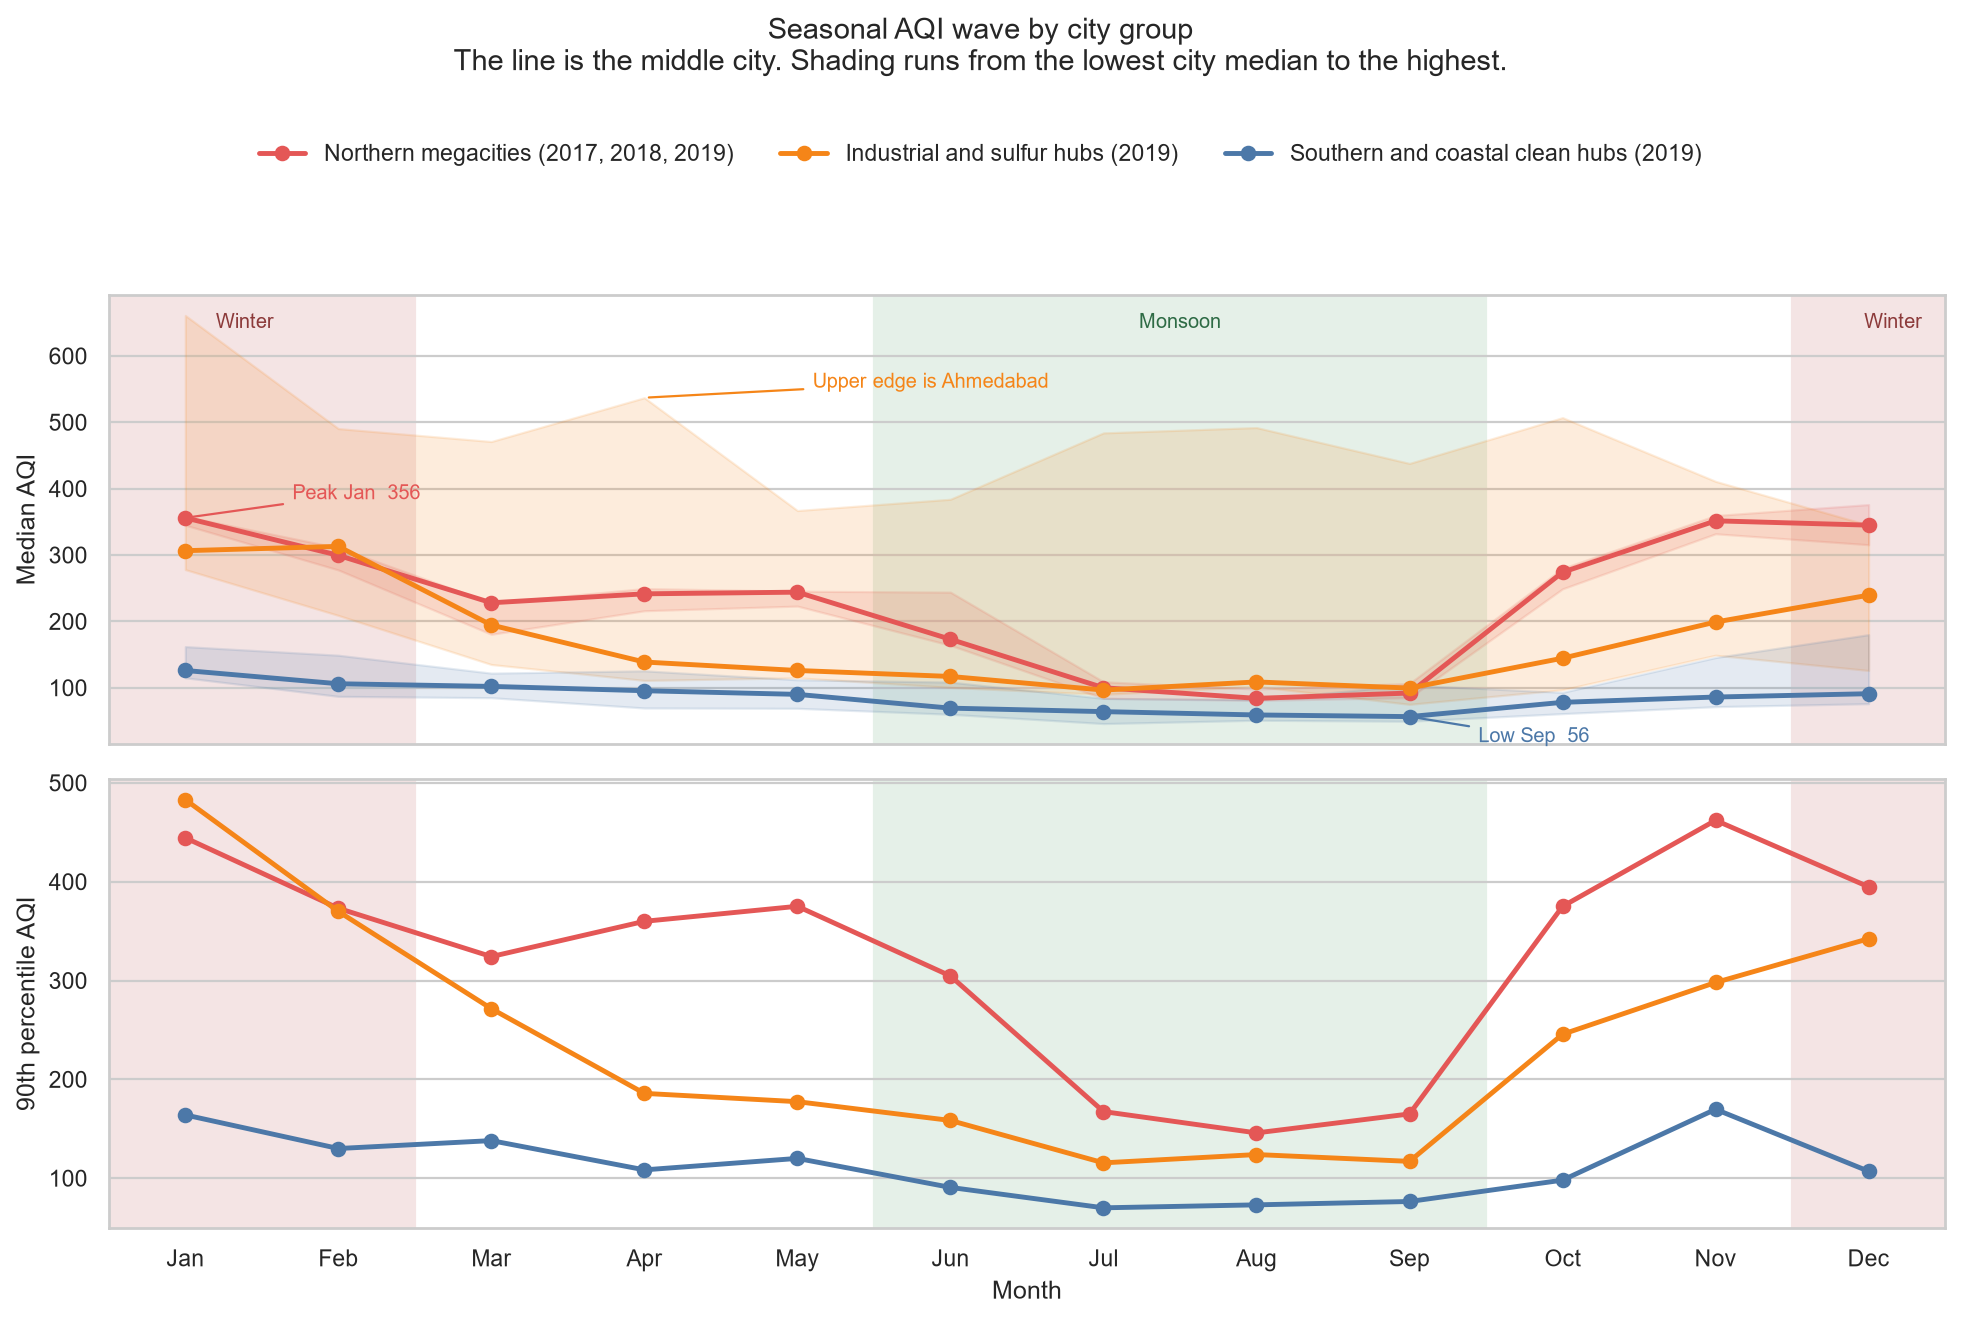

Write Python code to recreate this figure.
"""Seasonal AQI for three city groups, each on its own shared calendar.

A group is scored only on dates every member city was already recording,
and only on complete Jan–Dec years inside that shared stretch. A partial
year is left out so January–July are not averaged more often than the
monsoon months.

The group number for a month is the median across cities, not a pool of
days. One city with an extreme monitor cannot set the line by having more
rows. The 90th percentile is computed inside each city first, then the
median of those city figures is the group's spike line.
"""

from pathlib import Path

import matplotlib.pyplot as plt
import pandas as pd
import seaborn as sns

ROOT = Path(__file__).resolve().parents[1]
DATA = ROOT / "cleaned files" / "city_day.csv"
OUT = Path(__file__).resolve().parent / "group_seasonal_aqi.png"
# A city-month needs this many measured AQI days before it votes.
MIN_DAYS = 20
MONTHS = ["Jan", "Feb", "Mar", "Apr", "May", "Jun", "Jul", "Aug", "Sep", "Oct", "Nov", "Dec"]

# Membership follows the pollution profile, not the map.
# Patna is in the north, and its profile is sulfur and combustion gas, so it
# sits with the industrial hubs. Amritsar is also in the north, and its
# profile is quiet, so it is not placed with Delhi.
GROUPS = {
    "Northern megacities": ["Delhi", "Lucknow", "Gurugram"],
    "Industrial and sulfur hubs": ["Ahmedabad", "Patna", "Talcher", "Brajrajnagar", "Jorapokhar"],
    "Southern and coastal clean hubs": ["Bengaluru", "Chennai", "Mumbai", "Hyderabad", "Thiruvananthapuram"],
}
HELD_OUT = {
    "Amritsar": "Northern city with a clean profile. Left out of the megacity line.",
    "Jaipur": "Northern city whose high pollutant is ozone, not particles.",
    "Kolkata": "Eastern city. The typical day is lower; the hard season is winter only.",
    "Visakhapatnam": "Coastal and mostly low. Left out so the clean hub stays the five named cities.",
    "Amaravati": "Southern and low. Same reason: the clean hub stays the five named cities.",
    "Coimbatore": "Southern and low, but recording starts 13 Jun 2019, which would erase the only full year.",
    "Guwahati": "Northeastern record starts 17 Feb 2019, so it has no complete shared year.",
    "Shillong": "Record starts 28 Aug 2019. Too short for a full seasonal cycle.",
    "Chandigarh": "Record starts 3 Sep 2019. Too short for a full seasonal cycle.",
    "Bhopal": "Record starts 18 Sep 2019. Too short for a full seasonal cycle.",
    "Kochi": "Record starts 23 Jan 2020. Too short for a full seasonal cycle.",
    "Ernakulam": "Record starts 25 Jan 2020. Too short for a full seasonal cycle.",
    "Aizawl": "Record starts 12 Mar 2020. Too short for a full seasonal cycle.",
}
COLORS = {
    "Northern megacities": "#E45756",
    "Industrial and sulfur hubs": "#F58518",
    "Southern and coastal clean hubs": "#4C78A8",
}


def complete_years(start: pd.Timestamp, end: pd.Timestamp) -> list[int]:
    """Calendar years whose 1 Jan and 31 Dec both sit inside the overlap."""
    years = []
    for year in range(start.year, end.year + 1):
        if start <= pd.Timestamp(year, 1, 1) and end >= pd.Timestamp(year, 12, 31):
            years.append(year)
    return years


def city_month_stats(part: pd.DataFrame) -> pd.DataFrame:
    """Median and 90th percentile AQI for one city in one month."""
    return pd.Series(
        {
            "days": int(part.shape[0]),
            "median": part["AQI"].median(),
            "p90": part["AQI"].quantile(0.9),
        }
    )


def main() -> None:
    df = pd.read_csv(DATA, usecols=["City", "Date", "AQI"])
    df["Date"] = pd.to_datetime(df["Date"])
    aqi = df.loc[df["AQI"].notna(), ["City", "Date", "AQI"]].copy()

    print("Where the other cities go")
    roster = pd.DataFrame(
        [{"City": city, "Decision": reason} for city, reason in HELD_OUT.items()]
    )
    print(roster.to_string(index=False))
    print()
    print("Patna is placed in Industrial and sulfur hubs. It is a northern city whose high pollutants are SO2 and other combustion gases.")
    print()

    group_curves = []
    for group, cities in GROUPS.items():
        ranges = []
        for city in cities:
            dates = aqi.loc[aqi["City"] == city, "Date"]
            ranges.append({"City": city, "AQI start": dates.min().date(), "AQI end": dates.max().date(), "AQI days": int(dates.shape[0])})
        ranges = pd.DataFrame(ranges)
        start = pd.Timestamp(ranges["AQI start"].max())
        end = pd.Timestamp(ranges["AQI end"].min())
        years = complete_years(start, end)
        print(group)
        print(ranges.to_string(index=False))
        print(f"Shared window: {start.date()} to {end.date()}")
        if years:
            print(f"Full calendar years used: {', '.join(map(str, years))}")
            print("Partial years at the edges are left out, so each month is counted the same number of times.")
            kept = aqi.loc[aqi["City"].isin(cities) & aqi["Date"].dt.year.isin(years)].copy()
        else:
            print("No full calendar year sits inside the shared window. Months are reported from the window as it stands.")
            kept = aqi.loc[aqi["City"].isin(cities) & (aqi["Date"] >= start) & (aqi["Date"] <= end)].copy()
        print()

        kept["Month"] = kept["Date"].dt.month
        stats = (
            kept.groupby(["City", "Month"], sort=True)
            .apply(city_month_stats, include_groups=False)
            .reset_index()
        )
        # A month with no rows never appears in the table above. Collect those
        # zeros separately so a silent gap is printed with the thin months.
        present = set(zip(stats["City"], stats["Month"]))
        missing_rows = [
            {"City": city, "Month": month, "days": 0, "median": float("nan"), "p90": float("nan")}
            for city in cities
            for month in range(1, 13)
            if (city, month) not in present
        ]
        thin_rows = stats.loc[stats["days"] < MIN_DAYS, ["City", "Month", "days", "median", "p90"]].to_dict("records")
        report = pd.DataFrame(thin_rows + missing_rows)
        stats = stats.loc[stats["days"] >= MIN_DAYS]
        if len(report):
            report = report.sort_values(["City", "Month"])
            print(f"City-months under {MIN_DAYS} AQI days, left out of the average:")
            print(report.to_string(index=False))
            print()

        grouped = stats.groupby("Month").agg(
            cities=("City", "nunique"),
            median=("median", "median"),
            p90=("p90", "median"),
            city_low=("median", "min"),
            city_high=("median", "max"),
        )
        print("Monthly seasonal summary. Median and 90th percentile are the median across cities.")
        show = grouped.copy()
        show.index = [MONTHS[m - 1] for m in show.index]
        print(show.round(1).to_string())
        print()

        curve = grouped.reset_index()
        curve["Group"] = group
        curve["Years"] = ", ".join(map(str, years)) if years else f"{start.date()} to {end.date()}"
        group_curves.append(curve)

    curves = pd.concat(group_curves, ignore_index=True)

    sns.set_theme(style="whitegrid", font_scale=0.95)
    fig, axes = plt.subplots(2, 1, figsize=(12.4, 8.4), sharex=True)
    for group, part in curves.groupby("Group", sort=False):
        years = part["Years"].iloc[0]
        label = f"{group} ({years})"
        color = COLORS[group]
        axes[0].plot(part["Month"], part["median"], color=color, linewidth=2.2, marker="o", label=label)
        axes[0].fill_between(part["Month"], part["city_low"], part["city_high"], color=color, alpha=0.15)
        axes[1].plot(part["Month"], part["p90"], color=color, linewidth=2.2, marker="o", label=label)

    for ax in axes:
        ax.axvspan(0.5, 2.5, color="#F4E4E4", zorder=0)
        ax.axvspan(11.5, 12.5, color="#F4E4E4", zorder=0)
        ax.axvspan(5.5, 9.5, color="#E5F0E8", zorder=0)
        ax.set_xlim(0.5, 12.5)
        ax.set_xticks(range(1, 13))
        ax.grid(axis="x", visible=False)

    axes[0].set_ylabel("Median AQI")
    axes[1].set_ylabel("90th percentile AQI")
    axes[1].set_xlabel("Month")
    axes[1].set_xticklabels(MONTHS)
    # Season names sit in the shaded bands. y is a fraction of the panel height,
    # so the labels stay put when one group's range stretches the scale.
    for x, label, color, ha in (
        (1.2, "Winter", "#8C3A3A", "left"),
        (7.5, "Monsoon", "#2E6B45", "center"),
        (12.35, "Winter", "#8C3A3A", "right"),
    ):
        axes[0].text(
            x, 0.96, label, transform=axes[0].get_xaxis_transform(),
            color=color, fontsize=9, ha=ha, va="top",
        )

    handles, labels = axes[0].get_legend_handles_labels()
    axes[0].legend().remove()
    fig.legend(handles, labels, loc="upper center", bbox_to_anchor=(0.5, 0.90), ncol=3, frameon=False)

    # The wide orange band is one city. Point at April, where the gap is easy to see.
    industrial = curves.loc[curves["Group"] == "Industrial and sulfur hubs"]
    april = industrial.loc[industrial["Month"] == 4].iloc[0]
    axes[0].annotate(
        "Upper edge is Ahmedabad",
        xy=(april["Month"], april["city_high"]),
        xytext=(5.1, april["city_high"] + 15),
        color=COLORS["Industrial and sulfur hubs"],
        fontsize=9,
        arrowprops={"arrowstyle": "-", "color": COLORS["Industrial and sulfur hubs"]},
    )

    north = curves.loc[curves["Group"] == "Northern megacities"]
    clean = curves.loc[curves["Group"] == "Southern and coastal clean hubs"]
    peak = north.loc[north["median"].idxmax()]
    trough = clean.loc[clean["median"].idxmin()]
    axes[0].annotate(
        f"Peak {MONTHS[int(peak['Month']) - 1]}  {peak['median']:.0f}",
        xy=(peak["Month"], peak["median"]),
        xytext=(1.7, peak["median"] + 28),
        color=COLORS["Northern megacities"],
        fontsize=9,
        arrowprops={"arrowstyle": "-", "color": COLORS["Northern megacities"]},
    )
    axes[0].annotate(
        f"Low {MONTHS[int(trough['Month']) - 1]}  {trough['median']:.0f}",
        xy=(trough["Month"], trough["median"]),
        xytext=(trough["Month"] + 0.45, 18),
        color=COLORS["Southern and coastal clean hubs"],
        fontsize=9,
        arrowprops={"arrowstyle": "-", "color": COLORS["Southern and coastal clean hubs"]},
    )

    fig.suptitle(
        "Seasonal AQI wave by city group\n"
        "The line is the middle city. Shading runs from the lowest city median to the highest.",
        fontsize=13,
        y=0.98,
    )
    fig.tight_layout(rect=(0, 0, 1, 0.86))
    fig.savefig(OUT, dpi=160, bbox_inches="tight", facecolor="white")
    plt.close(fig)
    print(f"wrote {OUT}")


if __name__ == "__main__":
    main()
